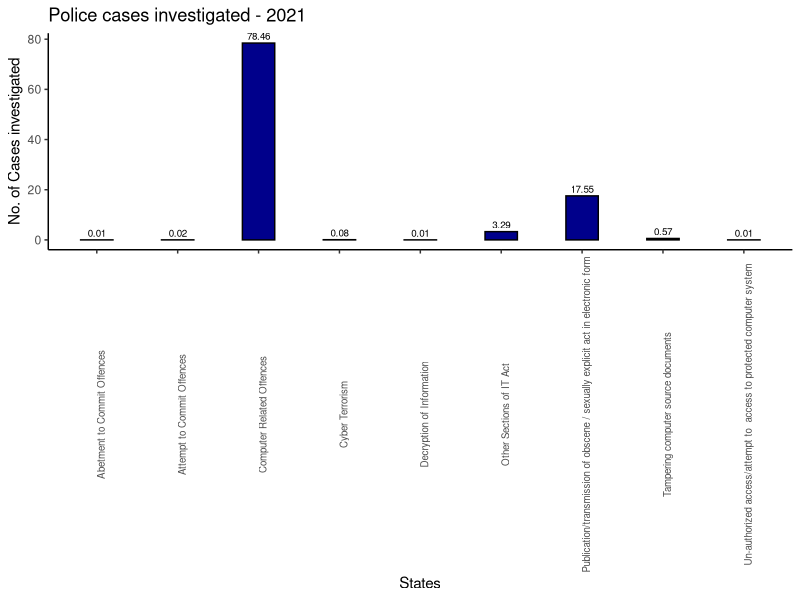

R code for this plot:
#![]("myplot1.png")
rm(list = ls())
library(readxl)
library(ggplot2)
df = read_excel("2021start.xlsx")
names(df)
attach(df)
# df$Cases_Invest=as.numeric(df$Cases_Invest)
cases_invest_per = (df$Cases_Invest[1:9]/df$Cases_Invest[10])*100
df = cbind(df ,cases_invest_percent = c(round(cases_invest_per,2),100))
# df$True_cases=as.numeric(df$True_cases)
cases_true_per = (df$True_cases[1:9]/df$True_cases[10])*100
df = cbind(df , cases_true_per = c(round(cases_true_per,2),100))


# df$Cases_Disposed = as.numeric(df$Cases_Disposed)
cases_disposed_per = (df$Cases_Disposed[1:9]/df$Cases_Disposed[10])*100
df = cbind(df , Cases_Disposed_per = c(round(cases_disposed_per,2),100))
df
# df$Cases_Pending = as.numeric(df$Cases_Pending)
cases_pending_per = (df$Cases_Pending[1:9]/df$Cases_Pending[10])*100
df = cbind(df , Cases_pending_per = c(round(cases_pending_per,2),100))
df

bardiag = function(df, ax, ay, cl, tit, val_lab, x_lab, y_lab ){
  bard = ggplot(data=df, aes(x = ax, y = ay ) ) +
    geom_bar(stat="identity", fill = cl,color = "black",width = 0.40)+ theme_classic()+geom_text(aes(label= val_lab ), vjust= -0.4, size=2.5)+
    theme(axis.text.x = element_text(angle = 90, size = 7))+ ggtitle(tit) +
    xlab(x_lab) + ylab(y_lab)
  return(bard)
}
#2021
plot2021 = bardiag(df[1:9,], ax = df$Crime_Head[1:9], ay = df$cases_invest_percent[1:9], "blue4", 
                    "Police cases investigated - 2021", df$cases_invest_percent[1:9], 
                    "States", "No. of Cases investigated" )
plot2021





 
#, Cases_disposed_per = c(df20$Cases_Disposed[1:9]/df20$Cases_Disposed[10],100)
rm(list = ls())
df21 = read_excel("comp.2021.xlsx")
attach(df21)


df21 = cbind(df21 ,cases_invest_per = c(round(df21$Cases_Invest[1:3]/df21$Cases_Invest[4],5)*100,100))

